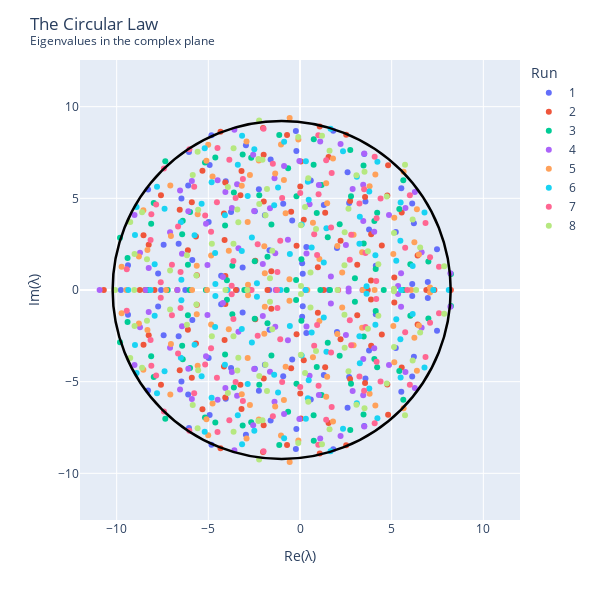

Here is the notebook cell this chart was saved with:
### Code cell
np.random.seed(1245)

# parameters
C = 0.85
d = 1
S = 100
sigma = 1

# center and radius of the circle
center = [-d, 0]
radius = m.sqrt(S*C*sigma**2)

# build N random matrices
N = 8
appended_data = []

for i in range(N):
    df_eig = pd.DataFrame(columns=['re', 'im', 'run'])
    
    M = randommatrix(S, d, C)
    eig_M, _ = np.linalg.eig(M)
    df_eig['re'] = np.real(eig_M)
    df_eig['im'] = np.imag(eig_M)
    df_eig['run'] = [str(i+1)]*len(eig_M)
    
    appended_data.append(df_eig)
    
appended_data = pd.concat(appended_data)

# circle data
x0, y0, x1, y1 = my_circle(center, radius)

# plot the eigenvalues
fig = px.scatter(appended_data, x="re", y="im", color="run")

fig.update_layout(
    title="The Circular Law <br><sup>Eigenvalues in the complex plane</sup>",
    xaxis_title="Re(λ)",
    yaxis_title="Im(λ)",
    legend_title="Run",
    width=600,
    height=600,
)
fig.update_xaxes(range=[-12, 12])
fig.update_yaxes(
    scaleanchor = "x",
    scaleratio = 1,
    range=[-12, 12]
  )

fig.add_shape(type="circle",
    xref="x", yref="y",
    x0=x0, y0=y0, x1=x1, y1=y1,
    line_color="black",
    line_width = 2.5
)
# fig.add_annotation(
#     x= center[0]+radius,
#     y= center[1],
#     xref="x", yref="y",
#     text="",
#     showarrow=True,
#     axref = "x", ayref='y',
#     ax= center[0],
#     ay= center[1],
#     arrowhead = 3,
#     arrowwidth= 2, 
#     arrowcolor='black')
fig.show()
